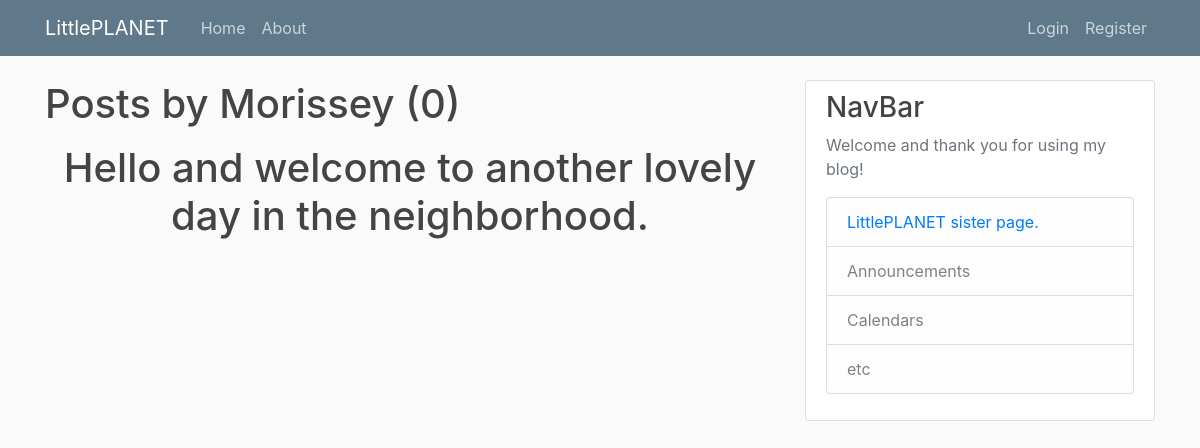
Before: /user/Morissey with the older database file.
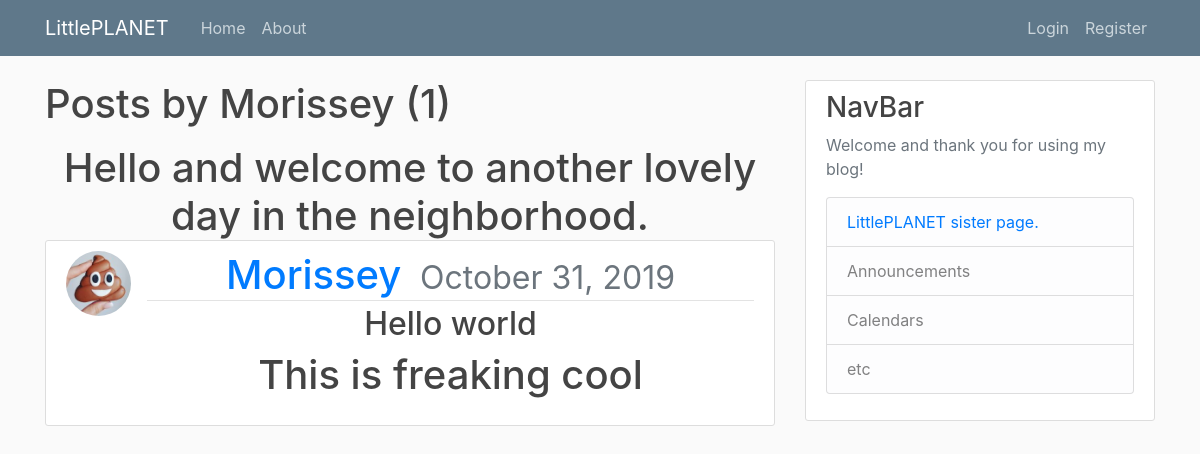
After: the same page with the newer database file.
### blog/models.py (models this page shows, shortened)
class Post(models.Model):
    title = models.CharField(max_length=100)
    content = models.TextField()
    date_posted = models.DateTimeField(default=timezone.now)
    author = models.ForeignKey(User, on_delete=models.CASCADE)

### users/models.py (models this page shows, shortened)
class Profile(models.Model):
    user = models.OneToOneField(User, on_delete=models.CASCADE)
    image = models.ImageField(default='default.jpg', upload_to='profile_pics')

### blog/views.py (the view)
# urls.py: path('user/<str:username>', UserPostListView.as_view(), name='user-posts'),
class UserPostListView(ListView):
    model = Post
    template_name = 'blog/user_posts.html'
    context_object_name = 'posts'
    paginate_by = 5
    def get_queryset(self):
        user = get_object_or_404(User, username=self.kwargs.get('username'))
        return Post.objects.filter(author=user).order_by('-date_posted')

### blog/templates/blog/user_posts.html (shortened to what this page needs)
{% extends "blog/base.html" %}
{% block liver %}
	<h1 class="mb-3">Posts by {{ view.kwargs.username }} ({{ page_obj.paginator.count }})<h1>
	<center>Hello and welcome to another lovely day in the neighborhood.
	{% for post in posts %}
		<article class="media content-section">
		<img class="rounded-circle article-img" src="{{ post.author.profile.image.url }}">
	<div class="media-body">
		<div class="article-metadata">
			<a class="mr-2" href="{% url 'user-posts' post.author.username %}">{{ post.author }}</a>
				<small class="text-muted">{{ post.date_posted|date:"F d, Y" }}</small>
		</div>
		<h2><a class="article-title" href="{% url 'post-detail' post.id %}">{{ post.title }}</a></h2>
		<p class="article-content">{{ post.content }}</p>
	</div>
		</article>
	{% endfor %}
	</center>
{% endblock liver %}

Changed rows visible on the page:
added Post: author.profile.image (placeholder picture), author "Morissey", date_posted "October 31, 2019", title "Hello world", content "This is freaking cool"
Other visible differences:
{{ page_obj.paginator.count }}: "0" → "1"
